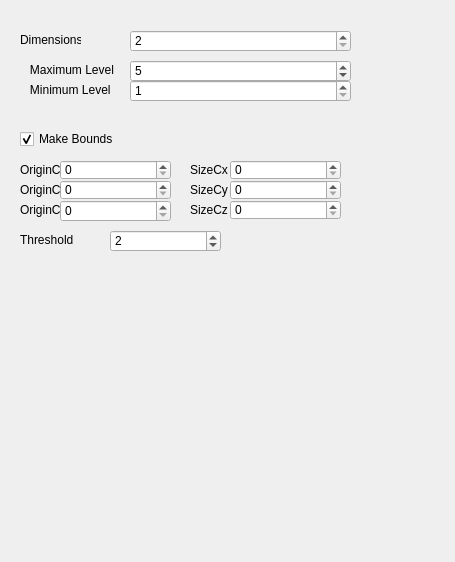
<ui version="4.0" >
 <class>Form</class>
 <widget class="QWidget" name="Form" >
  <property name="geometry" >
   <rect>
    <x>0</x>
    <y>0</y>
    <width>455</width>
    <height>562</height>
   </rect>
  </property>
  <property name="windowTitle" >
   <string>Form</string>
  </property>
  <widget class="QSpinBox" name="Dimensions" >
   <property name="geometry" >
    <rect>
     <x>130</x>
     <y>30</y>
     <width>221</width>
     <height>22</height>
    </rect>
   </property>
   <property name="minimum" >
    <number>2</number>
   </property>
   <property name="maximum" >
    <number>16777215</number>
   </property>
  </widget>
  <widget class="QLabel" name="label_3" >
   <property name="geometry" >
    <rect>
     <x>20</x>
     <y>30</y>
     <width>61</width>
     <height>20</height>
    </rect>
   </property>
   <property name="text" >
    <string>Dimensions</string>
   </property>
  </widget>
  <widget class="QCheckBox" name="MakeBounds" >
   <property name="geometry" >
    <rect>
     <x>20</x>
     <y>130</y>
     <width>131</width>
     <height>18</height>
    </rect>
   </property>
   <property name="text" >
    <string>Make Bounds</string>
   </property>
   <property name="checked" >
    <bool>true</bool>
   </property>
  </widget>
  <widget class="QSpinBox" name="OriginCx" >
   <property name="geometry" >
    <rect>
     <x>60</x>
     <y>160</y>
     <width>111</width>
     <height>20</height>
    </rect>
   </property>
   <property name="maximum" >
    <number>16777215</number>
   </property>
  </widget>
  <widget class="QSpinBox" name="OriginCy" >
   <property name="geometry" >
    <rect>
     <x>60</x>
     <y>180</y>
     <width>111</width>
     <height>20</height>
    </rect>
   </property>
   <property name="maximum" >
    <number>16777215</number>
   </property>
  </widget>
  <widget class="QSpinBox" name="SizeCx" >
   <property name="geometry" >
    <rect>
     <x>230</x>
     <y>160</y>
     <width>111</width>
     <height>20</height>
    </rect>
   </property>
   <property name="maximum" >
    <number>16777215</number>
   </property>
  </widget>
  <widget class="QSpinBox" name="SizeCy" >
   <property name="geometry" >
    <rect>
     <x>230</x>
     <y>180</y>
     <width>111</width>
     <height>20</height>
    </rect>
   </property>
   <property name="maximum" >
    <number>16777215</number>
   </property>
  </widget>
  <widget class="QSpinBox" name="OriginCz" >
   <property name="geometry" >
    <rect>
     <x>60</x>
     <y>200</y>
     <width>111</width>
     <height>22</height>
    </rect>
   </property>
   <property name="maximum" >
    <number>16777215</number>
   </property>
  </widget>
  <widget class="QSpinBox" name="SizeCz" >
   <property name="geometry" >
    <rect>
     <x>230</x>
     <y>200</y>
     <width>111</width>
     <height>20</height>
    </rect>
   </property>
   <property name="maximum" >
    <number>16777215</number>
   </property>
  </widget>
  <widget class="QLabel" name="label_6" >
   <property name="geometry" >
    <rect>
     <x>20</x>
     <y>160</y>
     <width>41</width>
     <height>20</height>
    </rect>
   </property>
   <property name="text" >
    <string>OriginCx</string>
   </property>
  </widget>
  <widget class="QLabel" name="label_7" >
   <property name="geometry" >
    <rect>
     <x>20</x>
     <y>180</y>
     <width>41</width>
     <height>20</height>
    </rect>
   </property>
   <property name="text" >
    <string>OriginCy</string>
   </property>
  </widget>
  <widget class="QLabel" name="label_8" >
   <property name="geometry" >
    <rect>
     <x>20</x>
     <y>200</y>
     <width>41</width>
     <height>20</height>
    </rect>
   </property>
   <property name="text" >
    <string>OriginCz</string>
   </property>
  </widget>
  <widget class="QLabel" name="label_9" >
   <property name="geometry" >
    <rect>
     <x>190</x>
     <y>160</y>
     <width>41</width>
     <height>20</height>
    </rect>
   </property>
   <property name="text" >
    <string>SizeCx</string>
   </property>
  </widget>
  <widget class="QLabel" name="label_10" >
   <property name="geometry" >
    <rect>
     <x>190</x>
     <y>180</y>
     <width>41</width>
     <height>20</height>
    </rect>
   </property>
   <property name="text" >
    <string>SizeCy</string>
   </property>
  </widget>
  <widget class="QLabel" name="label_11" >
   <property name="geometry" >
    <rect>
     <x>190</x>
     <y>200</y>
     <width>41</width>
     <height>20</height>
    </rect>
   </property>
   <property name="text" >
    <string>SizeCz</string>
   </property>
  </widget>
  <widget class="QSpinBox" name="SpanThreshold" >
   <property name="geometry" >
    <rect>
     <x>110</x>
     <y>230</y>
     <width>111</width>
     <height>22</height>
    </rect>
   </property>
   <property name="maximum" >
    <number>16777215</number>
   </property>
   <property name="value" >
    <number>2</number>
   </property>
  </widget>
  <widget class="QLabel" name="label_13" >
   <property name="geometry" >
    <rect>
     <x>20</x>
     <y>230</y>
     <width>61</width>
     <height>20</height>
    </rect>
   </property>
   <property name="text" >
    <string>Threshold</string>
   </property>
  </widget>
  <widget class="QLabel" name="label_12" >
   <property name="geometry" >
    <rect>
     <x>20</x>
     <y>80</y>
     <width>101</width>
     <height>20</height>
    </rect>
   </property>
   <property name="text" >
    <string>   Minimum Level</string>
   </property>
  </widget>
  <widget class="QSpinBox" name="MaximunLevel" >
   <property name="geometry" >
    <rect>
     <x>130</x>
     <y>60</y>
     <width>221</width>
     <height>22</height>
    </rect>
   </property>
   <property name="minimum" >
    <number>2</number>
   </property>
   <property name="maximum" >
    <number>11</number>
   </property>
   <property name="value" >
    <number>5</number>
   </property>
  </widget>
  <widget class="QLabel" name="label_14" >
   <property name="geometry" >
    <rect>
     <x>20</x>
     <y>60</y>
     <width>101</width>
     <height>20</height>
    </rect>
   </property>
   <property name="text" >
    <string>   Maximum Level</string>
   </property>
  </widget>
  <widget class="QSpinBox" name="MinimumLevel" >
   <property name="geometry" >
    <rect>
     <x>130</x>
     <y>80</y>
     <width>221</width>
     <height>22</height>
    </rect>
   </property>
   <property name="minimum" >
    <number>1</number>
   </property>
   <property name="maximum" >
    <number>10</number>
   </property>
   <property name="value" >
    <number>1</number>
   </property>
  </widget>
 </widget>
 <resources/>
 <connections/>
</ui>
